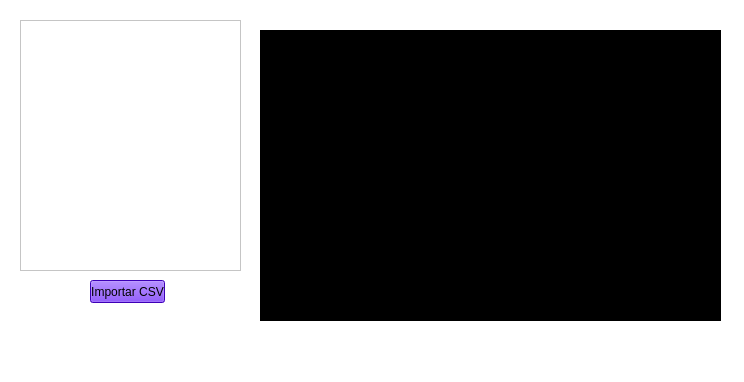
<?xml version="1.0" encoding="UTF-8"?>
<ui version="4.0">
 <class>MainWindow</class>
 <widget class="QMainWindow" name="MainWindow">
  <property name="geometry">
   <rect>
    <x>0</x>
    <y>0</y>
    <width>744</width>
    <height>382</height>
   </rect>
  </property>
  <property name="windowTitle">
   <string>MainWindow</string>
  </property>
  <property name="styleSheet">
   <string notr="true">background-color: rgb(85, 85, 255);
background-color: rgb(255, 255, 255);</string>
  </property>
  <widget class="QWidget" name="centralwidget">
   <widget class="QPushButton" name="Import_Button">
    <property name="geometry">
     <rect>
      <x>90</x>
      <y>280</y>
      <width>75</width>
      <height>23</height>
     </rect>
    </property>
    <property name="styleSheet">
     <string notr="true">background-color: rgb(85, 0, 255);</string>
    </property>
    <property name="text">
     <string>Importar CSV</string>
    </property>
   </widget>
   <widget class="QGraphicsView" name="graphicsView">
    <property name="geometry">
     <rect>
      <x>260</x>
      <y>30</y>
      <width>461</width>
      <height>291</height>
     </rect>
    </property>
    <property name="styleSheet">
     <string notr="true">background-color: rgb(0, 0, 0);</string>
    </property>
   </widget>
   <widget class="QTextBrowser" name="textBrowser">
    <property name="geometry">
     <rect>
      <x>20</x>
      <y>20</y>
      <width>221</width>
      <height>251</height>
     </rect>
    </property>
    <property name="styleSheet">
     <string notr="true">background-color: rgb(255, 255, 255);</string>
    </property>
   </widget>
  </widget>
  <widget class="QStatusBar" name="statusbar"/>
 </widget>
 <resources/>
 <connections/>
</ui>
